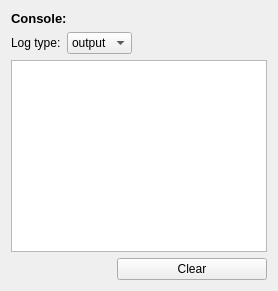
          <widget class="QWidget" name="consoleTab">
           <attribute name="title">
            <string>Console</string>
           </attribute>
           <layout class="QVBoxLayout" name="verticalLayout_16">
            <item>
             <layout class="QVBoxLayout" name="verticalLayout_15">
              <item>
               <widget class="QLabel" name="consoleLabel">
                <property name="font">
                 <font>
                  <pointsize>10</pointsize>
                  <weight>75</weight>
                  <bold>true</bold>
                 </font>
                </property>
                <property name="text">
                 <string>Console:</string>
                </property>
               </widget>
              </item>
              <item>
               <layout class="QVBoxLayout" name="verticalLayout_2">
                <item>
                 <layout class="QHBoxLayout" name="horizontalLayout_7" stretch="0,0,1">
                  <item>
                   <widget class="QLabel" name="logTypeLabel">
                    <property name="text">
                     <string>Log type:</string>
                    </property>
                   </widget>
                  </item>
                  <item>
                   <widget class="QComboBox" name="logTypeMenu">
                    <item>
                     <property name="text">
                      <string>output</string>
                     </property>
                    </item>
                    <item>
                     <property name="text">
                      <string>errors</string>
                     </property>
                    </item>
                    <item>
                     <property name="text">
                      <string>prefs</string>
                     </property>
                    </item>
                    <item>
                     <property name="text">
                      <string>debug</string>
                     </property>
                    </item>
                   </widget>
                  </item>
                  <item>
                   <spacer name="horizontalSpacer_12">
                    <property name="orientation">
                     <enum>Qt::Horizontal</enum>
                    </property>
                    <property name="sizeHint" stdset="0">
                     <size>
                      <width>40</width>
                      <height>20</height>
                     </size>
                    </property>
                   </spacer>
                  </item>
                 </layout>
                </item>
                <item>
                 <widget class="QTextEdit" name="consoleList">
                  <property name="styleSheet">
                   <string notr="true">font: 8pt &quot;Courier New&quot;;</string>
                  </property>
                  <property name="html">
                   <string>&lt;!DOCTYPE HTML PUBLIC &quot;-//W3C//DTD HTML 4.0//EN&quot; &quot;http://www.w3.org/TR/REC-html40/strict.dtd&quot;&gt;
&lt;html&gt;&lt;head&gt;&lt;meta name=&quot;qrichtext&quot; content=&quot;1&quot; /&gt;&lt;style type=&quot;text/css&quot;&gt;
p, li { white-space: pre-wrap; }
&lt;/style&gt;&lt;/head&gt;&lt;body style=&quot; font-family:'Courier New'; font-size:8pt; font-weight:400; font-style:normal;&quot;&gt;
&lt;p style=&quot;-qt-paragraph-type:empty; margin-top:0px; margin-bottom:0px; margin-left:0px; margin-right:0px; -qt-block-indent:0; text-indent:0px;&quot;&gt;&lt;/p&gt;&lt;/body&gt;&lt;/html&gt;</string>
                  </property>
                  <property name="overwriteMode">
                   <bool>true</bool>
                  </property>
                  <property name="acceptRichText">
                   <bool>false</bool>
                  </property>
                 </widget>
                </item>
                <item>
                 <layout class="QHBoxLayout" name="horizontalLayout">
                  <item>
                   <spacer name="horizontalSpacer_11">
                    <property name="orientation">
                     <enum>Qt::Horizontal</enum>
                    </property>
                    <property name="sizeHint" stdset="0">
                     <size>
                      <width>40</width>
                      <height>20</height>
                     </size>
                    </property>
                   </spacer>
                  </item>
                  <item>
                   <widget class="QPushButton" name="consoleClearBtn">
                    <property name="sizePolicy">
                     <sizepolicy hsizetype="Fixed" vsizetype="Fixed">
                      <horstretch>0</horstretch>
                      <verstretch>0</verstretch>
                     </sizepolicy>
                    </property>
                    <property name="minimumSize">
                     <size>
                      <width>150</width>
                      <height>20</height>
                     </size>
                    </property>
                    <property name="text">
                     <string>Clear</string>
                    </property>
                   </widget>
                  </item>
                 </layout>
                </item>
               </layout>
              </item>
             </layout>
            </item>
           </layout>
          </widget>
